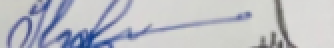
#> input picture data/reference_signatures/001/ref_1.png, 167 x 24 px (shown 2 times larger); its folder holds only this picture in this run
$ python -i signature_verification.py   (imports and definitions only)
#> lines starting #> are read from the running program, lines starting #| are printed output that depends on the picture; after the words box and inside, x2 and y2 are one past the last pixel; in counts of white or black regions, pixels touching at a corner belong together
#> further down, picture is the input picture: shape (24, 167, 3); mean B, G, R 196.1, 189.4, 187.4
"""
src/signature_verification.py
Member 10 -- Signature comparison and mismatch detection.

Techniques used:
    - Image normalization (grayscale + binarization)
    - SSIM (Structural Similarity Index) for pixel-level comparison
    - ORB (Oriented FAST and Rotated BRIEF) for feature matching
    - Combined scoring with weighted average
"""

import os
import cv2
import numpy as np
from skimage.metrics import structural_similarity as ssim


def normalize_signature(image):
    """Convert image to clean binary form for comparison."""
    if image is None or image.size == 0:
        raise ValueError("Empty image provided")

    gray = cv2.cvtColor(image, cv2.COLOR_BGR2GRAY) if len(image.shape) == 3 else image.copy()
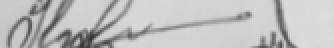
#> gray: shape (24, 167) (shown 2 times larger); min 54, max 220, mean 189.5
    blurred = cv2.GaussianBlur(gray, (5, 5), 0)
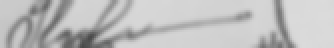
#> blurred: shape (24, 167) (shown 2 times larger); min 73, max 219, mean 189.6

    binary = cv2.adaptiveThreshold(
        blurred, 255,
        cv2.ADAPTIVE_THRESH_GAUSSIAN_C,
        cv2.THRESH_BINARY_INV,
        11, 2
    )
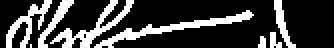
#> binary: shape (24, 167) (shown 2 times larger); 23.9% white; 8 white regions (2 under 20 px), largest, box (x1, y1, x2, y2) and area: (47, 5, 127, 24) 284, (25, 0, 67, 24) 247, (3, 0, 26, 24) 171, (19, 0, 37, 24) 111, (137, 0, 148, 24) 93, (135, 16, 141, 24) 31
    return binary


# [61 lines left out: functions resize_signature, calculate_ssim_score, calculate_orb_score, not called in this run]


def classify_match_or_mismatch(score, threshold=0.55):
    """Classify combined score. 0.55 balances false positives and false negatives."""
    return "Matching" if score >= threshold else "Not Matching"


# [67 lines left out: functions is_signature_blank, compare_with_reference_signatures, not called in this run]

>>> import cv2
>>> picture = cv2.imread('../data/reference_signatures/001/ref_1.png')
>>> result = normalize_signature(picture)
